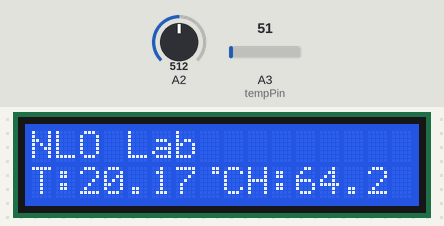
Simulated run of this sketch. Board: Arduino Uno, built with avr-gcc and run on an emulated ATmega328P. Parts: 16×2 character LCD. The inputs (shaded band) are chosen by the test bench; at power-on: A3 (tempPin) = 51, A2 = 512.

Above: at 7.3 s.
7.4 s: A3 (tempPin) set to 61
At 9.2 s:
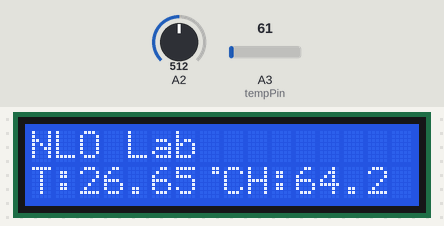
11.5 s: A2 set to 716
At 12.8 s:
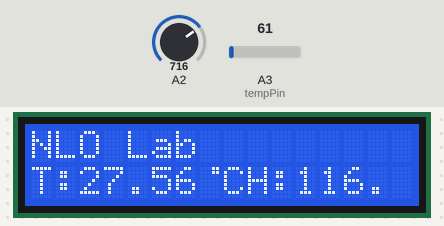
14.8 s: A3 (tempPin) set to 71
At 15.3 s:
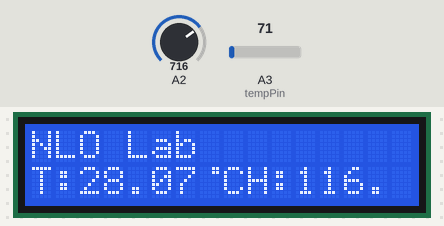
18.1 s: A2 set to 900
At 18.9 s:
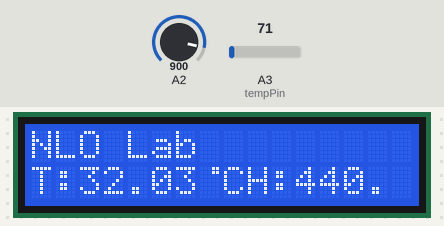
21.4 s: A3 (tempPin) set to 86
At 24.3 s:
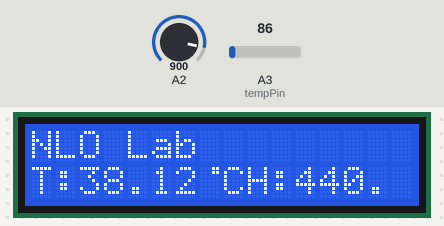
24.7 s: A2 set to 1023
At 26.1 s:
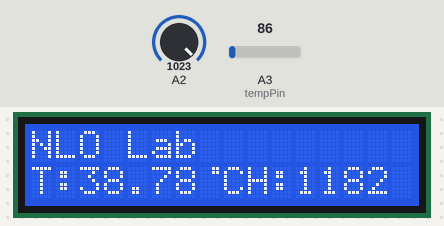
Timing chart, 0 to 27.7 s (numbered marks = the images above; inputs shaded):
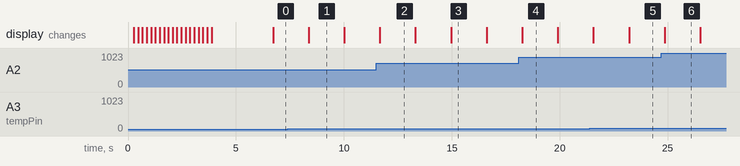

The sketch:

Weather_station_Code_temp_humidity_ver1.ino
```cpp
//Code for ATMEGA328
// including temperature and humidity and rain
// Code by Shahadat Hussain Parvez. Mail at shparvez001@gmail.com, http://www.shparvez.net
#include <avr/io.h>

#include <LiquidCrystal.h>


byte deg[8] = {
  0b00011,
  0b00011,
  0b00000,
  0b00000,
  0b00000,
  0b00000,
  0b00000,
  0b00000
};


float tempc = 0;  // variable for holding Celcius temp (floating for decimal points precision)
int tempPin = 3;  // Declaring the Analog input to be 0 (A0) of Arduino board.
float samples[8]; // array to hold 8 samples for Average temp calculation
float maxi = 0,mini = 100; // max/min temperature variables with initial values. LM35 in simple setup only measures Temp above 0.
int i;
float rhsense = 0;
float rh = 0;
float k=0;


LiquidCrystal lcd(10, 9, 5, 6, 7, 8);


void setup ()
{


    lcd.createChar(1, deg);
  //  Serial.begin(9600); //opens serial port, sets data rate to 9600 bps

      lcd.begin(16, 2);


        lcd.setCursor(0, 0);
        lcd.print("Portable weather Station");
          for (int positionCounter = 0; positionCounter < 20; positionCounter++) {
    // scroll one position left:
    lcd.scrollDisplayLeft();
    // wait a bit:
    delay(200);
  }
        lcd.setCursor(0, 1);
        lcd.print("Made By EEESUST");

delay(2000);


}

	void loop()
	{

              init_temp();

              init_humidity( );

                 lcd_all( );


	}


void init_temp( ) {

     //      tempc=( 4 * analogRead(tempPin) * 100.0) / 1024.0;


     // Start of calculations FOR loop.
for(i = 0;i<=7;i++){ // gets 8 samples of temperature
samples[i] = ( 4.05 * analogRead(tempPin) * 100.0) / 1024.0; // conversion math of LM35 sample to readable temperature and stores result to samples array. 1024 is the Bit depth (quantization) of Arduino.
// 5 is the supply volts of LM35. Change appropriatelly to have correct measurement. My case is 4.4Volts.


tempc = tempc + samples[i]; // do the addition for average temperature
delay(80); // wait 800ms
}

tempc = tempc/8.0; // calculated the averare of 8 samples in Celcius


}


void init_humidity( ) {

           rhsense = (analogRead(A2));
           k=(rhsense*5)/1024;

          // rh = ((30.855*(rhsense/204.6))-11.504);
          rh=4.8008*k*k*k*k*k-47.772*k*k*k*k+ 184.64*k*k*k-343.78*k*k+334.28* k + -110.6 ;


}


void lcd_all( ) {


     //change it to other place with function


    lcd.clear();

    lcd.setCursor(0, 0);
    lcd.print("NLO Lab");


    lcd.setCursor(0, 1);
    lcd.print("T:");
    lcd.setCursor(2, 1);
    lcd.print(tempc);

    lcd.setCursor(7, 2);
    lcd.write(1);
    lcd.setCursor(8, 2);
    lcd.print("C");

    lcd.setCursor(9, 2);
    lcd.print("H:");
    lcd.setCursor(11, 3);
    lcd.print(rh);
    lcd.setCursor(15, 3);
    lcd.print(" %");

/*
    lcd.setCursor(0, 2);
    lcd.print("TEMP    :");

    lcd.setCursor(10, 2);
    lcd.print(tempc);

    lcd.setCursor(15, 2);
    lcd.write(1);
    lcd.setCursor(16, 2);
    lcd.print("C");

    lcd.setCursor(0, 3);
    lcd.print("HUMIDITY:");
    lcd.setCursor(10, 3);
    lcd.print(rh);
    lcd.setCursor(16, 3);
    lcd.print(" %");

    delay(1000);


    lcd.clear();


    lcd.setCursor(0, 0);
    lcd.print(h);
    lcd.setCursor(2,0);
    lcd.print(":");
    lcd.setCursor(3, 0);
    lcd.print(m);
    lcd.setCursor(5,0);
        lcd.print("   | BY EEESUST");
  //  lcd.print(":");
   // lcd.setCursor(6, 0);
   // lcd.print(s);

    lcd.setCursor(0, 1);
    lcd.print("WIND    :");

    lcd.setCursor(10, 1);
    lcd.print(speedskmph);
    lcd.setCursor(16, 1);
    lcd.print("Km/h");


    lcd.setCursor(0, 2);
    lcd.print("TEMP2   :");

    lcd.setCursor(10, 2);
    lcd.print(baroptemp());

    lcd.setCursor(15, 2);
    lcd.write(1);
    lcd.setCursor(16, 2);
    lcd.print("C");

    lcd.setCursor(0, 3);
    lcd.print("Pressure:");
    lcd.setCursor(10, 3);
    lcd.print(baropPessure());
    lcd.setCursor(16, 3);
    lcd.print(" KPa");
*/


          delay(1000);


 }
```

Measured:
- after the input at 14.8 s, the display: changes after 0.17 s (image 3)
- after the input at 21.4 s, the display: first changes after 0.16 s (image 5 shows a later state)
- what the display in image 1 shows lasts 1.6 s, from 8.4 s to 10.0 s
